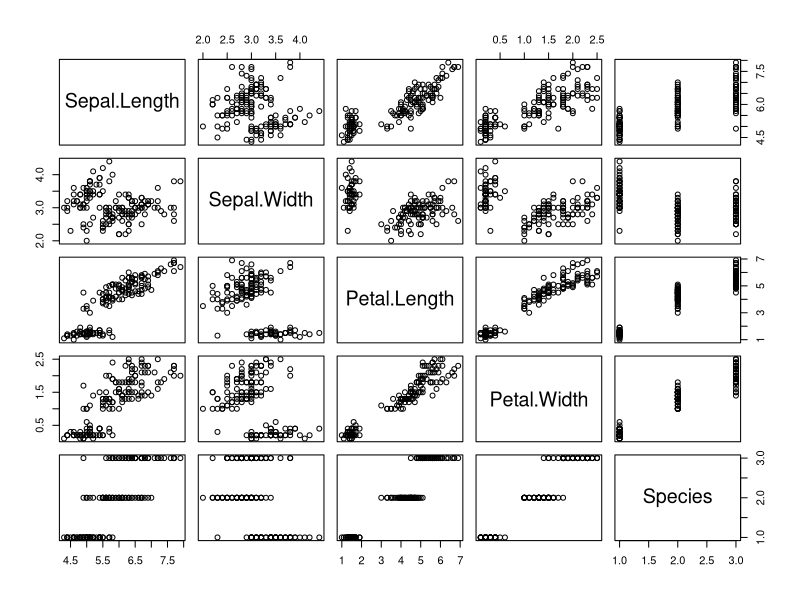
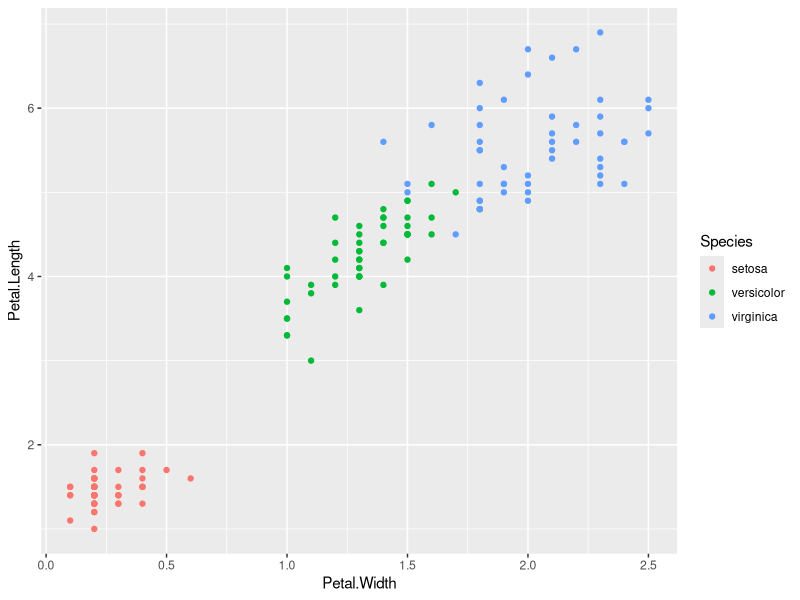

The R script that drew these images, in order:
## ---- chunk 1
knitr::opts_chunk$set(echo = FALSE)
library(dplyr)
library(ggplot2)
## ---- chunk 2
summary(iris)
## ---- chunk 3
knitr::kable(iris %>% 
  mutate(Total.Length = Sepal.Length + Petal.Length) %>% 
  group_by(Species) %>% 
  summarise_all(mean) %>% 
  arrange(desc(Total.Length))
  )
## ---- chunk 4
plot(iris)
## ---- chunk 5
iris %>% 
  ggplot(mapping = aes(x = Petal.Width, y = Petal.Length)) +
  geom_point(aes(color = Species))
